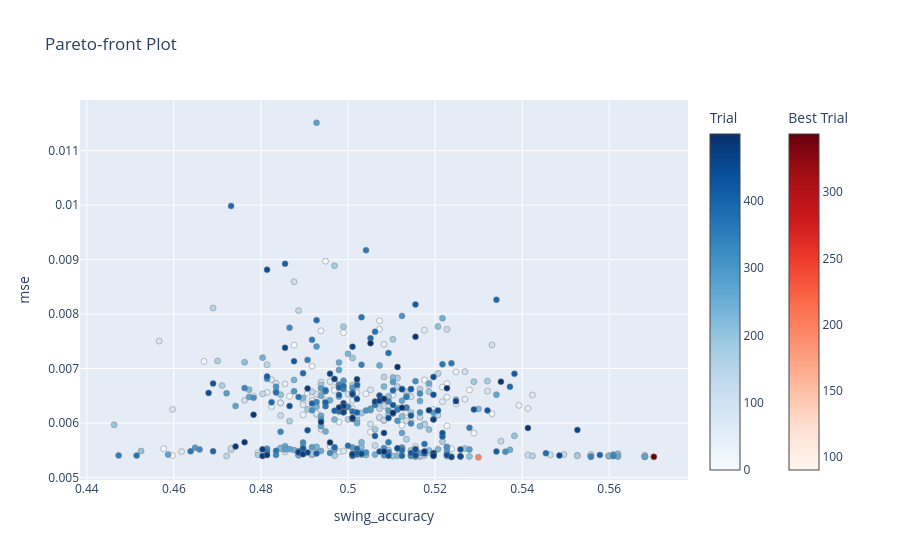

The notebook cell this image was saved under:
### Code cell
fig = plot_pareto_front(study_xgboost_features, target_names=["swing_accuracy", "mse"])
fig.show()

# best trial looks like: 344 (0.57, 0.0053)

### Figure 1 — Plotly figure (JSON) as saved in the notebook; plotly's stock layout.template omitted (floating-point values rounded to 4 significant figures; data arrays with more than 128 entries replaced by an {"elided": "..."} marker saying what was removed)
{"data": [{"hovertemplate": "%{text}<extra>Trial</extra>", "marker": {"color": {"elided": "497 int values"}, "colorbar": {"title": {"text": "Trial"}}, "colorscale": [[0.0, "rgb(247,251,255)"], [0.125, "rgb(222,235,247)"], [0.25, "rgb(198,219,239)"], [0.375, "rgb(158,202,225)"], [0.5, "rgb(107,174,214)"], [0.625, "rgb(66,146,198)"], [0.75, "rgb(33,113,181)"], [0.875, "rgb(8,81,156)"], [1.0, "rgb(8,48,107)"]], "line": {"color": "Grey", "width": 0.5}}, "mode": "markers", "showlegend": false, "text": {"elided": "497 str values"}, "x": {"elided": "497 float values"}, "y": {"elided": "497 float values"}, "type": "scatter"}, {"hovertemplate": "%{text}<extra>Best Trial</extra>", "marker": {"color": [90, 195, 344], "colorbar": {"title": {"text": "Best Trial"}, "x": 1.1, "xpad": 40}, "colorscale": [[0.0, "rgb(255,245,240)"], [0.125, "rgb(254,224,210)"], [0.25, "rgb(252,187,161)"], [0.375, "rgb(252,146,114)"], [0.5, "rgb(251,106,74)"], [0.625, "rgb(239,59,44)"], [0.75, "rgb(203,24,29)"], [0.875, "rgb(165,15,21)"], [1.0, "rgb(103,0,13)"]], "line": {"color": "Grey", "width": 0.5}}, "mode": "markers", "showlegend": false, "text": ["{<br>  \"number\": 90,<br>  \"values\": [<br>    0.5702479338842976,<br>    0.005379518304805025<br>  ],<br>  \"params\": {<br>    \"n_windows\": 1,<br>    \"window_0\": 268,<br>    \"shift_0\": 5,<br>    \"stat_0\": \"min\",<br>    \"target_col_0\": \"gprd_shifted\"<br>  },<br>  \"user_attrs\": {<br>    \"rmse\": 0.07197819518837423,<br>    \"swing_acc\": 0.5702479338842976,<br>    \"swing_balanced_acc\": 0.38447045911834643<br>  }<br>}", "{<br>  \"number\": 195,<br>  \"values\": [<br>    0.5299586776859505,<br>    0.0053720084886137755<br>  ],<br>  \"params\": {<br>    \"n_windows\": 1,<br>    \"window_0\": 270,<br>    \"shift_0\": 2,<br>    \"stat_0\": \"min\",<br>    \"target_col_0\": \"vix_log_return\"<br>  },<br>  \"user_attrs\": {<br>    \"rmse\": 0.0719387548219646,<br>    \"swing_acc\": 0.5299586776859505,<br>    \"swing_balanced_acc\": 0.38434744268077603<br>  }<br>}", "{<br>  \"number\": 344,<br>  \"values\": [<br>    0.5702479338842976,<br>    0.005379518304805025<br>  ],<br>  \"params\": {<br>    \"n_windows\": 1,<br>    \"window_0\": 268,<br>    \"shift_0\": 5,<br>    \"stat_0\": \"min\",<br>    \"target_col_0\": \"gprd_threat_shifted\"<br>  },<br>  \"user_attrs\": {<br>    \"rmse\": 0.07197819518837423,<br>    \"swing_acc\": 0.5702479338842976,<br>    \"swing_balanced_acc\": 0.38447045911834643<br>  }<br>}"], "x": [0.5702, 0.53, 0.5702], "y": [0.00538, 0.005372, 0.00538], "type": "scatter"}], "layout": {"title": {"text": "Pareto-front Plot"}, "xaxis": {"title": {"text": "swing_accuracy"}}, "yaxis": {"title": {"text": "mse"}}}}
